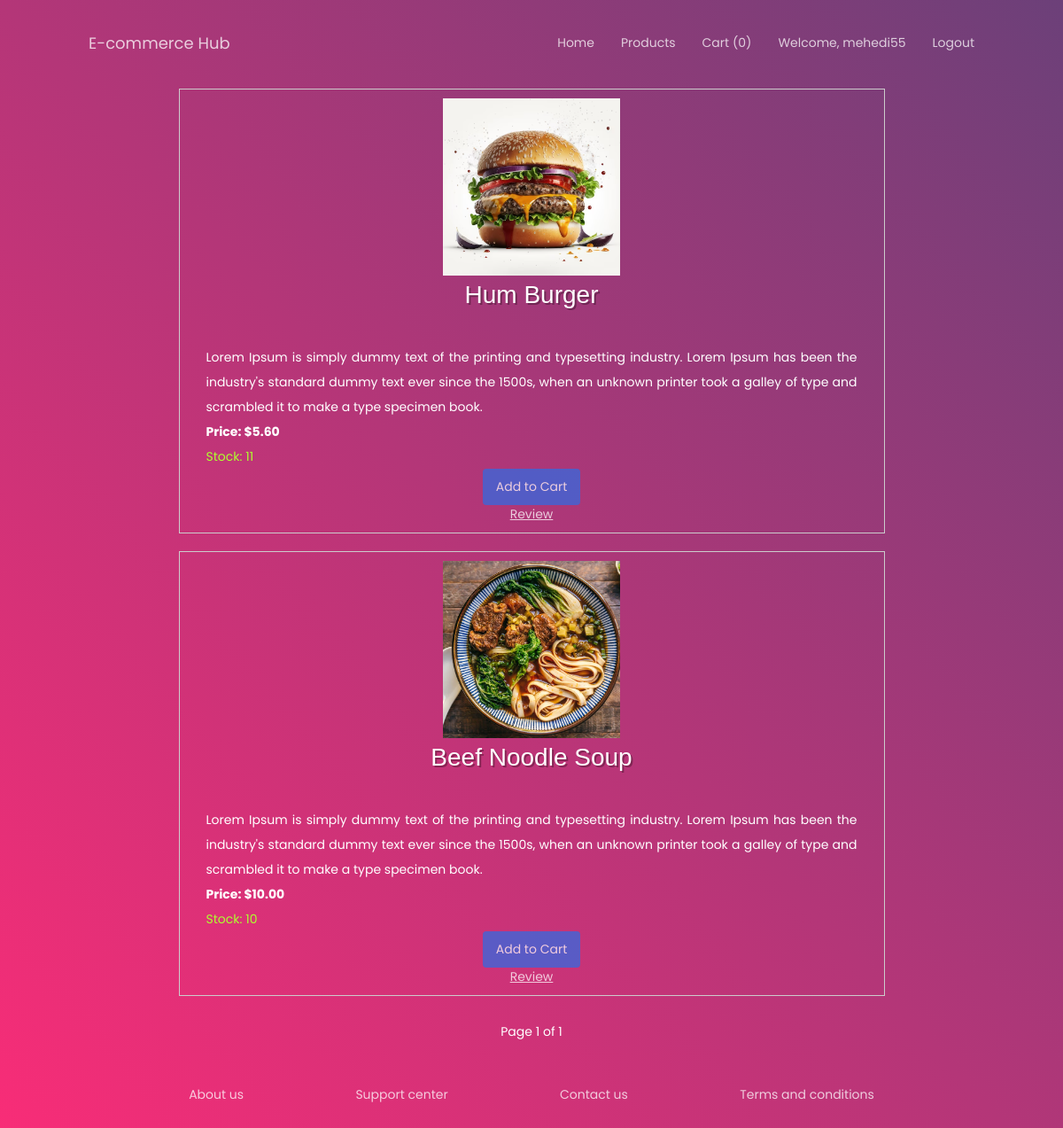
The app's page / (signed in) with its own data.
### product/models.py (models this page shows, shortened)
class Product(models.Model):
    name = models.CharField(max_length=100)
    description = models.TextField()
    price = models.DecimalField(max_digits=8, decimal_places=2)
    image = models.ImageField(upload_to=os.path.join(os.path.dirname(
        __file__)[:-8], 'store', 'static', 'product_images'))
    stock = models.PositiveIntegerField()

### authentication/views.py (the view)
# urls.py: path('', user_views.home, name='home'),
def home(request):
    products = Product.objects.all()
    for product in products:
        product.image_url = product.image.name[28:]
    paginator = Paginator(products, 2)
    page_number = request.GET.get('page')
    page = paginator.get_page(page_number)
    context = {
        'products': products,
        'page': page
    }
    return render(request, 'home.html', context)

### authentication/templates/home.html (shortened to what this page needs)
<!DOCTYPE html>
<html lang="en">
  <head>
    {% load static %}
    <link href="{% static 'css/main.css' %}" rel="stylesheet" media="all" />
    <link href="{% static 'css/post.css' %}" rel="stylesheet" media="all" />
    <link rel="stylesheet" href="{% static 'css/styles.css' %}" />
  </head>
  <body>
    <header>
      <h4>
        <a href="{% url 'home' %}">E-commerce Hub</a>
      </h4>
      <nav>
        {% if user.is_authenticated %}
        <li><a href="{% url 'home' %}">Home</a></li>
        <li><a href="{% url 'product_list' %}">Products</a></li>
        <li>
          <a href="{% url 'cart' %}"
            >Cart ({{ request.user.cart_set.count }})</a
          >
        </li>
        <li>
          <a href="{% url 'profile' %}">Welcome, {{ request.user.username }}</a>
        </li>
        <li><a href="{% url 'logout' %}">Logout</a></li>
        {% else %}
        <li><a href="{% url 'home' %}">Home</a></li>
        <li><a href="{% url 'product_list' %}">Products</a></li>
        <li><a href="{% url 'login' %}">Login</a></li>
        <li><a href="{% url 'register' %}">Register</a></li>
        {% endif %}
      </nav>
    </header>
    <section class="hero">
      <div class="hero-content-area">
        {% for product in page %}
        <div class="product">
          <img
            class="product-image"
            src="{% static 'product_images/' %}{{product.image_url}}"
            alt="{{ product.name }}"
          />
          <h3 class="product-name">{{ product.name }}</h3>
          <p class="product-description">{{ product.description }}</p>
          <p class="product-price">Price: ${{ product.price }}</p>
          <p class="product-stock">Stock: {{ product.stock }}</p>
          {% if user.is_authenticated %}
          <a class="add-to-cart" href="{% url 'add_to_cart' product.id %}"
            >Add to Cart</a
          ><br />
          <a
            style="text-decoration: underline"
            href="{% url 'product_detail' product_id=product.id %}"
            >Review</a
          >
          {% else %}
          <a class="add-to-cart" href="{% url 'login' %}">Add to Cart</a>
          {% endif %}
        </div>
        {% endfor %}
        <div style="padding-top: 10px">
          <span>Page {{ page.number }} of {{ page.paginator.num_pages }}</span>
        </div>
      </div>
      <footer>
        <a href="#">About us</a>
        <a href="#">Support center</a>
        <a href="#">Contact us</a>
        <a href="#">Terms and conditions</a>
      </footer>
    </section>
  </body>
</html>

### store/static/css/main.css (style rules this page uses)
html { -webkit-box-sizing: border-box; -moz-box-sizing: border-box; box-sizing: border-box; }
* { padding: 0; margin: 0; }
*, *:before, *:after { -webkit-box-sizing: inherit; -moz-box-sizing: inherit; box-sizing: inherit; }
body, h1, h2, h3, h4, h5, h6, blockquote, p, pre, dl, dd, ol, ul, figure, hr, fieldset, legend { margin: 0; padding: 0; }
body { font-family: "Poppins", "Arial", "Helvetica Neue", sans-serif; font-weight: 400; font-size: 14px; }
h1, h2, h3, h4, h5, h6 { font-weight: 400; }
h3 { font-size: 24px; }
h4 { font-size: 18px; }

### store/static/css/styles.css (style rules this page uses)
* { margin: 0; padding: 0; box-sizing: border-box; }
html { font-size: 16px; font-family: "Poppins", "Arial", "Helvetica Neue", sans-serif; color: #555; }
ul, nav { list-style: none; }
nav li { display: inline-block; position: relative; }
nav a:after { position: absolute; content: ''; display: inline-block; width: calc( 0% ); position: absolute; bottom: -6px; left: 0; height: 3px; background: yellow; transition: width 450ms ease-out; }
a { text-decoration: none; opacity: 0.75; color: #fff; }
section { display: flex; flex-direction: column; align-items: center; padding: 100px 80px; }
section p { max-width: 775px; line-height: 2; padding: 0 20px; }
header { position: absolute; width: 100%; display: flex; justify-content: space-between; align-items: center; padding: 35px 100px 0; animation: 1s fadein 0.5s forwards; opacity: 0; color: #fff; z-index: 2; }
header nav { display: flex; margin-right: -15px; }
header nav li { margin: 0 15px; }
.hero { position: relative; justify-content: center; text-align: center; min-height: 100vh; color: #fff; }
.hero h3 { font: 28px "Raleway", sans-serif; font-weight: 300; text-shadow: 2px 2px rgba(0, 0, 0, 0.3); margin-bottom: 40px; }
.hero-content-area { opacity: 0; animation: 1s slidefade 1s forwards; }
* { box-sizing: border-box; margin: 0; padding: 0; }
footer { width: 100%; max-width: 900px; display: flex; justify-content: space-around; width: 100%; margin-top: 50px; }
.product { border: 1px solid #ccc; padding: 10px; margin-bottom: 20px; }
.product-image { width: 200px; height: 200px; object-fit: cover; }
h3 { font-size: 18px; margin-bottom: 5px; }
.product-description { text-align: justify; }
.product-price { text-align: left; font-weight: bold; }
.product-stock { text-align: left; color: greenyellow; }
a.add-to-cart { display: inline-block; padding: 10px 15px; background-color: #346adf; color: #fff; text-decoration: none; border-radius: 4px; transition: background-color 0.3s; }

### records on screen
Product: shows a picture, name "Hum Burger", description "Lorem Ipsum is simply dummy text of the printing and typesetting industry. Lorem Ipsum has been the industry's standard dummy text ever since the 1500s, when an unknown printer took a galley of type and scrambled it to make a type specimen book.", price "5.60", stock "11"
Product: shows a picture, name "Beef Noodle Soup", description "Lorem Ipsum is simply dummy text of the printing and typesetting industry. Lorem Ipsum has been the industry's standard dummy text ever since the 1500s, when an unknown printer took a galley of type and scrambled it to make a type specimen book.", price "10.00", stock "10"

### other values on screen
{{ request.user.cart_set.count }} "0"
{{ request.user.username }} "mehedi55"
{{ page.number }} "1"
{{ page.paginator.num_pages }} "1"
